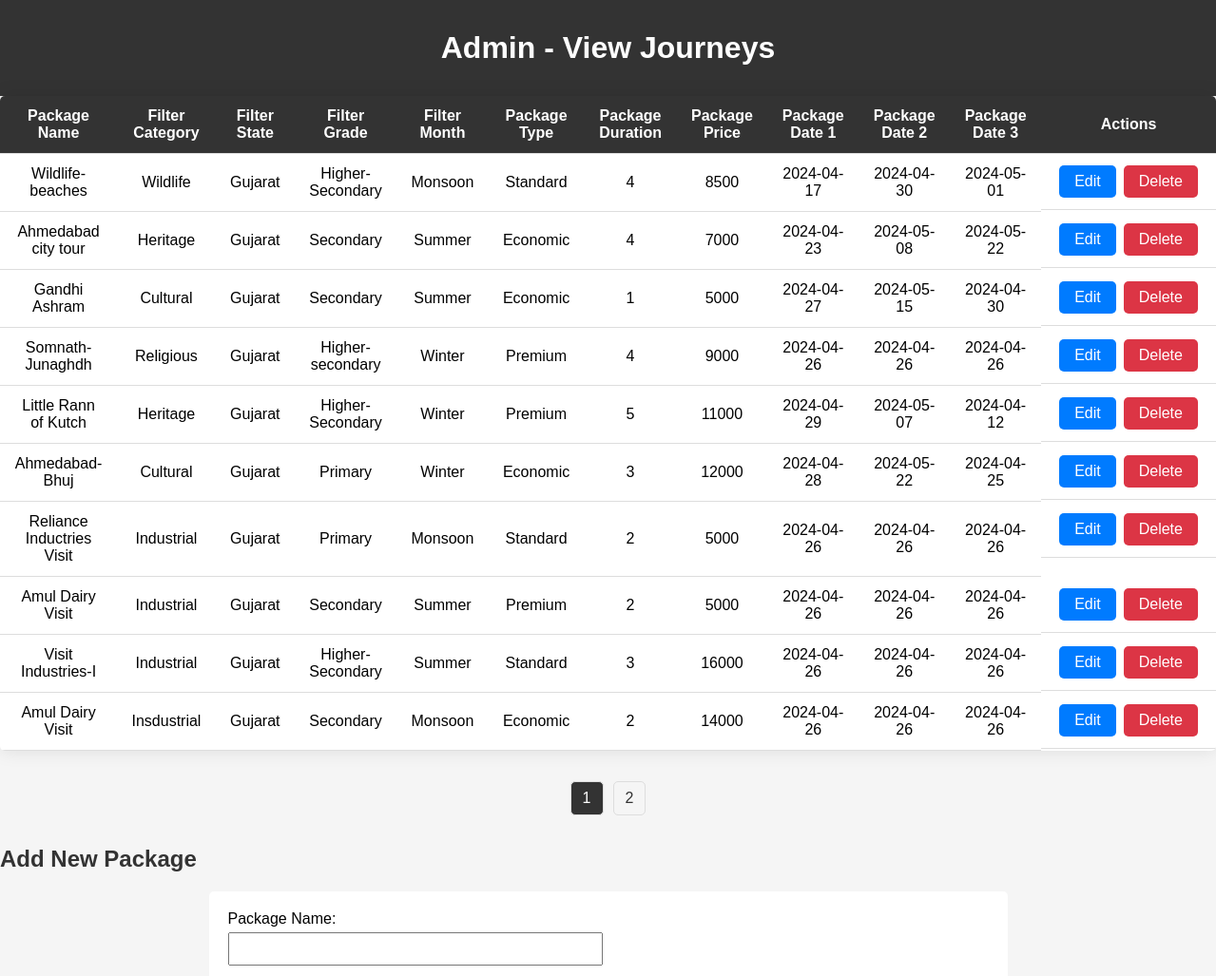
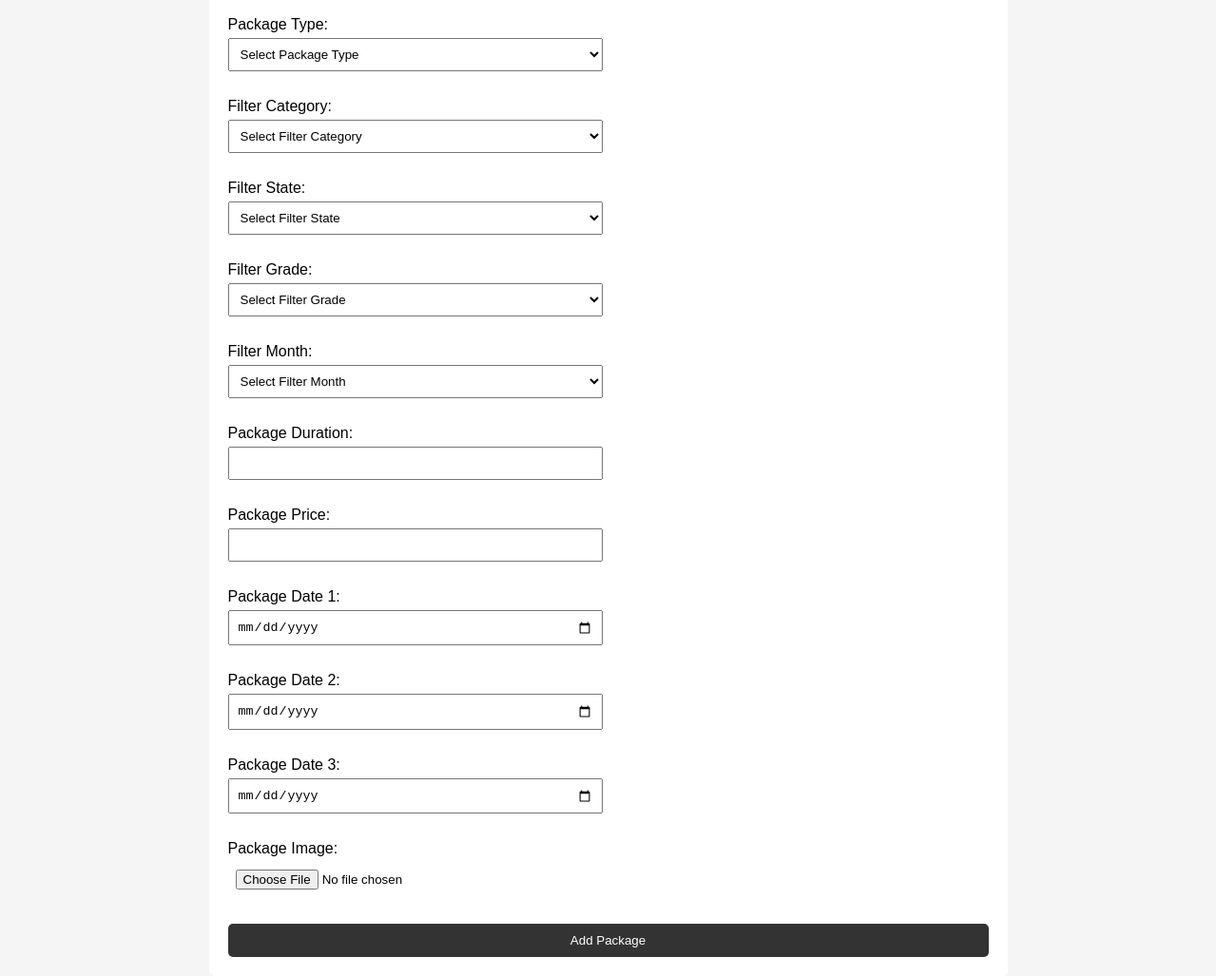
The page /admin/adminviewjourneys.php on the database its author committed (2 pictures, top to bottom).
### tables this page shows
CREATE TABLE `package` (
  `package_id` varchar(6) NOT NULL,
  `package_type` varchar(100) NOT NULL,
  `filter_category` varchar(100) NOT NULL,
  `filter_state` varchar(100) NOT NULL,
  `filter_grade` varchar(100) NOT NULL,
  `filter_month` varchar(100) NOT NULL,
  `package_name` varchar(100) NOT NULL,
  `package_duration` varchar(10) NOT NULL,
  `package_date1` date NOT NULL,
  `package_date2` date NOT NULL,
  `package_date3` date NOT NULL,
  `package_price` varchar(100) NOT NULL,
  `image_id` varchar(100) NOT NULL
);

### admin/adminviewjourneys.php (the view, shortened to what this page needs)
<?php
$servername = "localhost";
$username = "root";
$password = "";
$dbname = "project";
$conn = mysqli_connect($servername, $username, $password, $dbname);
$results_per_page = 10;
$page = isset($_GET['page']) ? (int)$_GET['page'] : 1;
$start = ($page - 1) * $results_per_page;
$sql = "SELECT package_id, package_type, filter_category, filter_state, filter_grade, filter_month, package_name, package_duration,  package_date1,  package_date2 ,  package_date3 , package_price, image_id FROM package LIMIT ?, ?";
$stmt = mysqli_prepare($conn, $sql);
mysqli_stmt_bind_param($stmt, "ii", $start, $results_per_page);
mysqli_stmt_execute($stmt);
$result = mysqli_stmt_get_result($stmt);
?>
<!DOCTYPE html>
<html lang="en">
<head>
</head>
<body>
<div class="header">
  <h1>Admin - View Journeys</h1>
</div>
<table>
  <tr>
    <th>Package Name</th>
    <th>Filter Category</th>
    <th>Filter State</th>
    <th>Filter Grade</th>
    <th>Filter Month</th>
    <th>Package Type</th>
    <th>Package Duration</th>
    <th>Package Price</th>
    <th>Package Date 1</th>
    <th>Package Date 2</th>
    <th>Package Date 3</th>
    <th>Actions</th>
  </tr>
  <?php while ($row = mysqli_fetch_assoc($result)) : ?>
    <tr>
      <td><?php echo $row['package_name']; ?></td>
      <td><?php echo $row['filter_category']; ?></td>
      <td><?php echo $row['filter_state']; ?></td>
      <td><?php echo $row['filter_grade']; ?></td>
      <td><?php echo $row['filter_month']; ?></td>
      <td><?php echo $row['package_type']; ?></td>
      <td><?php echo $row['package_duration']; ?></td>
      <td><?php echo $row['package_price']; ?></td>
      <td><?php echo $row['package_date1']; ?></td>
      <td><?php echo $row['package_date2']; ?></td>
      <td><?php echo $row['package_date3']; ?></td>
      <td class="actions">
        <a href="edit_package.php?id=<?php echo $row['package_id']; ?>">Edit</a>
        <a href="delete_package.php?id=<?php echo $row['package_id']; ?>" onclick="return confirm('Are you sure you want to delete this package?')" class="delete">Delete</a>
      </td>
    </tr>
  <?php endwhile; ?>
</table>
<?php
$sql_total = "SELECT COUNT(*) FROM package";
$stmt_total = mysqli_prepare($conn, $sql_total);
mysqli_stmt_execute($stmt_total);
$result_total = mysqli_stmt_get_result($stmt_total);
$total_packages = mysqli_fetch_array($result_total)[0];
$total_pages = ceil($total_packages / $results_per_page);
if ($total_pages > 1) {
  echo "<ul class='pagination'>";
  for ($i = 1; $i <= $total_pages; $i++) {
    $active_class = ($i == $page) ? "active" : "";
    echo "<li class='$active_class'><a href='?page=$i'>$i</a></li>";
  }
  echo "</ul>";
}
?>
<h2 class="sub-heading">Add New Package</h2>
<form action="<?php echo htmlspecialchars($_SERVER["PHP_SELF"]); ?>" method="post" enctype="multipart/form-data">
  <label for="package_name">Package Name:</label>
  <input type="text" id="package_name" name="package_name" required><br><br>
  <label for="package_type">Package Type:</label>
  <select id="package_type" name="package_type" required>
    <option value="">Select Package Type</option>
  </select><br><br>
  <label for="filter_category">Filter Category:</label>
  <select id="filter_category" name="filter_category" required>
    <option value="">Select Filter Category</option>
  </select><br><br>
  <label for="filter_state">Filter State:</label>
  <select id="filter_state" name="filter_state" required>
    <option value="">Select Filter State</option>
  </select><br><br>
  <label for="filter_grade">Filter Grade:</label>
  <select id="filter_grade" name="filter_grade" required>
    <option value="">Select Filter Grade</option>
  </select><br><br>
  <label for="filter_month">Filter Month:</label>
  <select id="filter_month" name="filter_month" required>
    <option value="">Select Filter Month</option>
  </select><br><br>
  <label for="package_duration">Package Duration:</label>
  <input type="text" id="package_duration" name="package_duration" required><br><br>
  <label for="package_price">Package Price:</label>
  <input type="number" id="package_price" name="package_price" required><br><br>
  <label for="package_date1">Package Date 1:</label>
  <input type="date" id="package_date1" name="package_date1" required><br><br>
  <label for="package_date2">Package Date 2:</label>
  <input type="date" id="package_date2" name="package_date2" required><br><br>
  <label for="package_date3">Package Date 3:</label>
  <input type="date" id="package_date3" name="package_date3" required><br><br>
  <label for="image">Package Image:</label>
  <input type="file" id="image" name="image" accept="image/*" required><br><br>
  <button type="submit">Add Package</button>
</form>
</body>
</html>

### admin/adminviewjourneys.php (style rules this page uses)
table { border-collapse: collapse; width: 100%; margin-bottom: 2rem; }
th, td { padding: 1rem; text-align: center; border-bottom: 1px solid #ddd; }
body { font-family: Arial, sans-serif; margin: 0; padding: 0; background-color: #f5f5f5; }
.header { background-color: #333; color: #fff; padding: 2rem 0; text-align: center; }
.header h1 { margin: 0; font-size: 2rem; }
.sub-heading { margin-top: 2rem; color: #333; }
table { width: 100%; border-collapse: collapse; background-color: #fff; border-radius: 5px; overflow: hidden; box-shadow: 0 0 20px rgba(0, 0, 0, 0.1); }
th, td { padding: 12px 15px; text-align: center; border-bottom: 1px solid #ddd; }
th { background-color: #333; color: #fff; }
.pagination { display: flex; justify-content: center; list-style: none; padding: 0; margin-top: 20px; }
.pagination li { margin: 0 5px; }
.pagination li a { display: block; padding: 8px 12px; text-decoration: none; border: 1px solid #ddd; border-radius: 5px; color: #333; transition: background-color 0.3s, color 0.3s; }
.pagination li.active a { background-color: #333; color: #fff; }
form { margin-top: 20px; max-width: 800px; margin: 0 auto; padding: 20px; background-color: #fff; border-radius: 5px; }
form label { display: block; margin-bottom: 5px; }
form input[type="text"], form input[type="number"], form input[type="date"], form input[type="file"], form select { width: calc(50% - 6px); padding: 8px; margin-bottom: 10px; box-sizing: border-box; }
form button { width: 100%; padding: 10px 20px; background-color: #333; color: #fff; border: none; border-radius: 5px; cursor: pointer; transition: background-color 0.3s; }
.actions { display: flex; justify-content: center; }
.actions a { padding: 8px 16px; margin: 0 4px; border-radius: 5px; text-decoration: none; color: #fff; background-color: #007bff; transition: background-color 0.3s; }
.actions a.delete { background-color: #dc3545; }

### rows shown on the page
package: package_name "Wildlife-beaches", filter_category "Wildlife", filter_state "Gujarat", filter_grade "Higher-Secondary", filter_month "Monsoon", package_type "Standard", package_duration "4", package_price "8500", package_date1 "2024-04-17", package_date2 "2024-04-30", package_date3 "2024-05-01"
package: package_name "Ahmedabad city tour", filter_category "Heritage", filter_state "Gujarat", filter_grade "Secondary", filter_month "Summer", package_type "Economic", package_duration "4", package_price "7000", package_date1 "2024-04-23", package_date2 "2024-05-08", package_date3 "2024-05-22"
package: package_name "Gandhi Ashram", filter_category "Cultural", filter_state "Gujarat", filter_grade "Secondary", filter_month "Summer", package_type "Economic", package_duration "1", package_price "5000", package_date1 "2024-04-27", package_date2 "2024-05-15", package_date3 "2024-04-30"
package: package_name "Somnath-Junaghdh", filter_category "Religious", filter_state "Gujarat", filter_grade "Higher-secondary", filter_month "Winter", package_type "Premium", package_duration "4", package_price "9000", package_date1 "2024-04-26", package_date2 "2024-04-26", package_date3 "2024-04-26"
package: package_name "Little Rann of Kutch", filter_category "Heritage", filter_state "Gujarat", filter_grade "Higher-Secondary", filter_month "Winter", package_type "Premium", package_duration "5", package_price "11000", package_date1 "2024-04-29", package_date2 "2024-05-07", package_date3 "2024-04-12"
package: package_name "Ahmedabad-Bhuj", filter_category "Cultural", filter_state "Gujarat", filter_grade "Primary", filter_month "Winter", package_type "Economic", package_duration "3", package_price "12000", package_date1 "2024-04-28", package_date2 "2024-05-22", package_date3 "2024-04-25"
package: package_name "Reliance Inductries Visit", filter_category "Industrial", filter_state "Gujarat", filter_grade "Primary", filter_month "Monsoon", package_type "Standard", package_duration "2", package_price "5000", package_date1 "2024-04-26", package_date2 "2024-04-26", package_date3 "2024-04-26"
package: package_name "Amul Dairy Visit", filter_category "Industrial", filter_state "Gujarat", filter_grade "Secondary", filter_month "Summer", package_type "Premium", package_duration "2", package_price "5000", package_date1 "2024-04-26", package_date2 "2024-04-26", package_date3 "2024-04-26"
package: package_name "Visit Industries-I", filter_category "Industrial", filter_state "Gujarat", filter_grade "Higher-Secondary", filter_month "Summer", package_type "Standard", package_duration "3", package_price "16000", package_date1 "2024-04-26", package_date2 "2024-04-26", package_date3 "2024-04-26"
package: package_name "Amul Dairy Visit", filter_category "Insdustrial", filter_state "Gujarat", filter_grade "Secondary", filter_month "Monsoon", package_type "Economic", package_duration "2", package_price "14000", package_date1 "2024-04-26", package_date2 "2024-04-26", package_date3 "2024-04-26"
